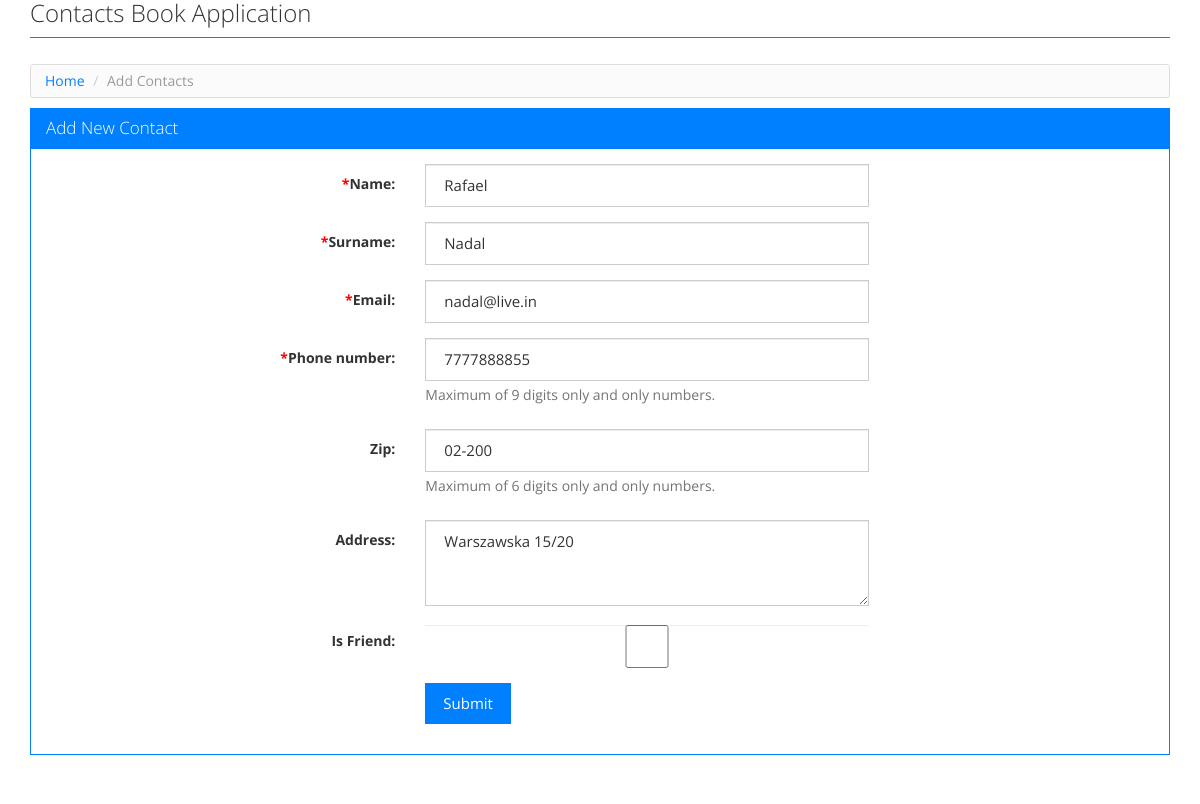
The app's page /contacts.php?cid=13 with its own data.
### tables this page shows
CREATE TABLE IF NOT EXISTS `tbl_contacts` (
  `id` int(11) NOT NULL AUTO_INCREMENT,
  `name` varchar(255) NOT NULL,
  `surname` varchar(255) NOT NULL,
  `phone_number` text NOT NULL,
  `email` varchar(255) NOT NULL,
  `address` varchar(255) DEFAULT NULL,
  `zip` varchar(255) NOT NULL,
  `city` varchar(255) NOT NULL,
  `is_friend` tinyint(1) NOT NULL,
  PRIMARY KEY (`id`)
);

### contacts.php (the view, shortened to what this page needs)
<?php
require_once './config.php';
include './header.php';
try {
   $sql = "SELECT * FROM tbl_contacts WHERE 1 AND id = :cid";
   $stmt = $DB->prepare($sql);
   $stmt->bindValue(":cid", intval($_GET["cid"]));
   $stmt->execute();
   $results = $stmt->fetchAll();
} catch (Exception $ex) {
  echo $ex->getMessage();
}
?>
<div class="row">
  <ul class="breadcrumb">
      <li><a href="index.php">Home</a></li>
      <li class="active"><?php echo ($_GET["m"] == "update") ? "Edit" : "Add"; ?> Contacts</li>
    </ul>
</div>
  <div class="row">
    <div class="panel panel-primary">
      <div class="panel-heading">
        <h3 class="panel-title"><?php echo ($_GET["m"] == "update") ? "Edit" : "Add"; ?> New Contact</h3>
      </div>
      <div class="panel-body">
        <form class="form-horizontal" name="contact_form" id="contact_form" enctype="multipart/form-data" method="post" action="process_form.php">
          <fieldset>
            <div class="form-group">
              <label class="col-lg-4 control-label" for="name"><span class="required">*</span>Name:</label>
              <div class="col-lg-5">
                <input type="text" value="<?php echo $results[0]["name"] ?>" placeholder="Name" id="name" class="form-control" name="name"><span id="name_err" class="error"></span>
              </div>
            </div>
            <div class="form-group">
              <label class="col-lg-4 control-label" for="surname"><span class="required">*</span>Surname:</label>
              <div class="col-lg-5">
                <input type="text" value="<?php echo $results[0]["surname"] ?>" placeholder="Surname" id="surname" class="form-control" name="surname"><span id="surname_err" class="error"></span>
              </div>
            </div>
            <div class="form-group">
              <label class="col-lg-4 control-label" for="email_id"><span class="required">*</span>Email:</label>
              <div class="col-lg-5">
                <input type="text" value="<?php echo $results[0]["email"] ?>" placeholder="Email" id="email_id" class="form-control" name="email"><span id="email_id_err" class="error"></span>
              </div>
            </div>
            <div class="form-group">
              <label class="col-lg-4 control-label" for="phone_number"><span class="required">*</span>Phone number:</label>
              <div class="col-lg-5">
                <input type="text" value="<?php echo $results[0]["phone_number"] ?>" placeholder="Phone Number" id="phone_number" class="form-control" name="phone_number"><span id="phone_number_err" class="error"></span>
                <span class="help-block">Maximum of 9 digits only and only numbers.</span>
              </div>
            </div>
            <div class="form-group">
              <label class="col-lg-4 control-label" for="zip">Zip:</label>
              <div class="col-lg-5">
                <input type="text" value="<?php echo $results[0]["zip"] ?>" placeholder="Phone Number" id="zip" class="form-control" name="zip"><span id="zip_err" class="error"></span>
                <span class="help-block">Maximum of 6 digits only and only numbers.</span>
              </div>
            </div>
            <div class="form-group">
              <label class="col-lg-4 control-label" for="address">Address:</label>
              <div class="col-lg-5">
                <textarea id="address" name="address" rows="3" class="form-control"><?php echo $results[0]["address"] ?></textarea>
              </div>
            </div>
            <div class="form-group">
                  <label class="col-lg-4 control-label" for="address">Is Friend:</label>
                  <div class="col-lg-5">
                    <input type="checkbox" <?php echo $results[0]["is_friend"] == 1 ? 'checked="checked"': '' ?> id="is_friend" name="is_friend" class="form-control">
                  </div>
              </div>
            <div class="form-group">
              <div class="col-lg-5 col-lg-offset-4">
                <button class="btn btn-primary" type="submit">Submit</button>
              </div>
            </div>
          </fieldset>
        </form>
      </div>
    </div>
  </div>

### style.css (style rules this page uses)
html, body { height: 100%; }
body { font-size: 14px; line-height: 18px; }
.mainbody .row { margin: 0px; }
.panel-body { width: 100%; margin: 0 auto; }
.breadcrumb { background-color: #FBFBFB; background-image: -moz-linear-gradient(center top , #FFFFFF, #F5F5F5); background-repeat: repeat-x; border: 1px solid #DDDDDD; border-radius: 3px; box-shadow: 0 1px 0 #FFFFFF inset; list-style: none outside none; margin: 5px 0 10px 0; padding: 7px 14px; }
.breadcrumb li { display: inline-block; text-shadow: 0 1px 0 #FFFFFF; }
.required { color: #f00; }

### records on screen
tbl_contacts: name "Rafael", surname "Nadal", email "nadal@live.in", phone_number "7777888855", zip "02-200", address "Warszawska 15/20"
